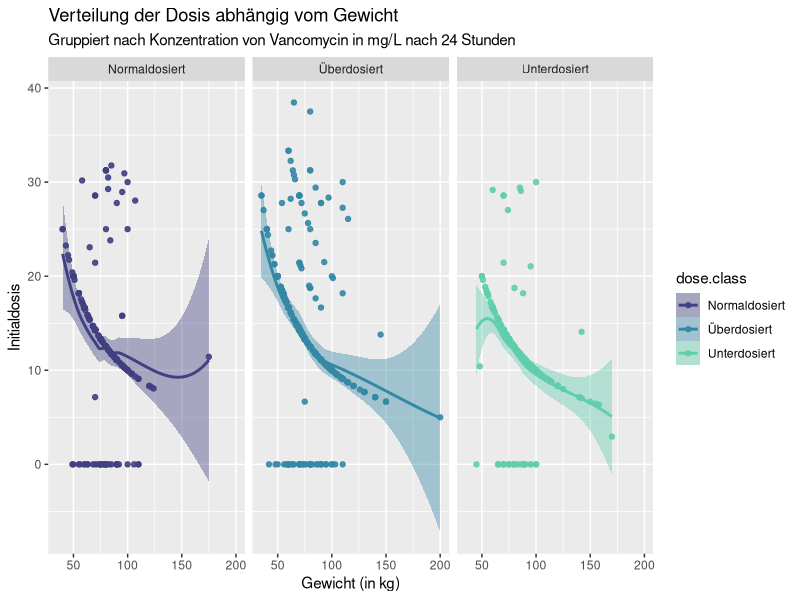

Write R code to recreate this figure.
#Erstellung der Plots - Lukas 

#Setup/Vorbereitung 
data <- read.csv("dat.csv")

library(tidyverse)
library(grid)

#Plot 1 - Scatterplot mit Spezieller Regressionsanalyse 

plot.1.data <- data %>%
  select("C24", "Weight", "LD") %>%
  mutate(
    dose.class = case_when(
      C24 < 15 ~ "Unterdosiert",
      C24 <= 20 ~ "Normaldosiert",
      C24 > 20  ~ "Überdosiert"
    )
  )
  
ggplot(plot.1.data, aes(x = Weight, y = LD, color = dose.class, fill = dose.class)) +
  geom_point(alpha = 0.9) +
  geom_smooth() +
  facet_wrap(~ dose.class) +
  
  scale_color_viridis_d(option = "mako", begin = 0.3, end = 0.8) +
  scale_fill_viridis_d(option = "mako", begin = 0.3, end = 0.8) +
  labs(
    title ="Verteilung der Dosis abhängig vom Gewicht",
    subtitle = "Gruppiert nach Konzentration von Vancomycin in mg/L nach 24 Stunden",
    x = "Gewicht (in kg)",
    y = "Initialdosis"
    
  )
  theme_minimal(base_size = 12) +
  theme(
    legend.position = "top"
  )

plot.2.data <- data %>%
  select(starts_with("eGFR")) 
  
  
  